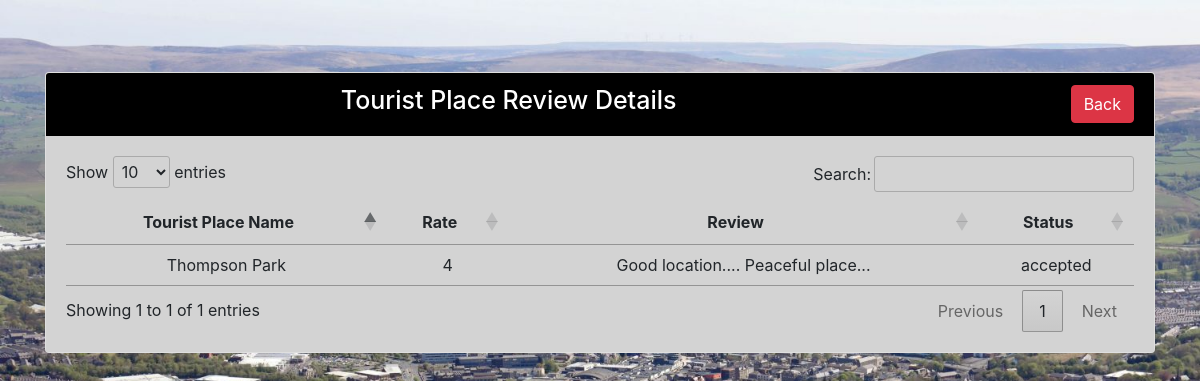
Page /tour_review_view.php (signed in) on the committed database.
### tables this page shows
CREATE TABLE `tour_review` (
  `id` int(11) NOT NULL,
  `tour_id` int(11) NOT NULL,
  `tour_name` varchar(255) NOT NULL,
  `rate` int(11) NOT NULL,
  `review` varchar(255) NOT NULL,
  `status` varchar(255) NOT NULL
);

### tour_review_view.php (the view, shortened to what this page needs)
<?php
include "dbconn.php";
if(isset($_SESSION['id']) && $_SESSION['user_name'] && $_SESSION['email']){
?>
<!DOCTYPE html>
<html>
<head>
      <link rel="stylesheet" href="https://cdn.jsdelivr.net/npm/bootstrap@4.6.2/dist/css/bootstrap.min.css">
   <link rel="stylesheet" href="https://cdn.datatables.net/1.13.4/css/jquery.dataTables.min.css">
</head>
<body style="background-image: url('images/img-19.png'); background-repeat: no-repeat; background-size: cover; ">
<?php
$sql = "SELECT * FROM tour_review WHERE status='accepted' ORDER BY rate DESC";
$result = mysqli_query($conn, $sql);
if(mysqli_num_rows($result) > 0){
    ?>
        <br><br><br>
<div class="container">
<div class="row">
<div class="col-md-12">
<div class="card">
    <div class="card-header" style="text-align: center; color: white; background-color: black;">
    <div class="row">
        <div class="col-md-7" style="text-align: right;"><h2 style="font-size: 25px;">Tourist Place Review Details</h2> </div>
        <div class="col-md-5" style="text-align: right;"><a href="home.php" class="btn btn-danger">Back</a></div>
    </div>
    </div>
    <div class="card-body" style="background-color: #D3D3D3;">
    <table id="example">
        <thead>
        <tr>
            <th style="text-align: center;">Tourist Place Name</th>
            <th style="text-align: center;">Rate</th>
            <th style="text-align: center;">Review</th>
            <th style="text-align: center;">Status</th>
        </tr>
        </thead>
        <?php
        while($row = mysqli_fetch_array($result)){
            ?>
        <tbody style="text-align: center;">
        <tr>
            <td><?php echo $row['tour_name'] ?></td>
            <td><?php echo $row['rate'] ?></td>
            <td><?php echo $row['review'] ?></td>
            <td><?php echo $row['status'] ?></td>
        </tr>
        </tbody>
        <?php } ?>
    </table>
    </div>
</div>
</div>
</div>
</div>
<?php
}else{
    echo "Data Not Found!";
}
?>
<br><br><br><br><br><br>
</body>
</html>
<?php
}else{
    header("location: login.php");
    exit();
}
?>

### rows in the picture
tour_review: tour_name "Thompson Park", rate "4", review "Good location.... Peaceful place...", status "accepted"
